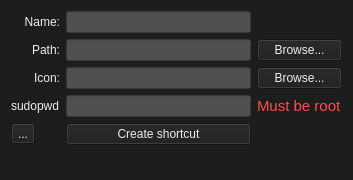
<?xml version="1.0" encoding="UTF-8"?>
<ui version="4.0">
 <class>MainWindow</class>
 <widget class="QMainWindow" name="MainWindow">
  <property name="geometry">
   <rect>
    <x>0</x>
    <y>0</y>
    <width>353</width>
    <height>180</height>
   </rect>
  </property>
  <property name="windowTitle">
   <string>Shortcut</string>
  </property>
  <property name="styleSheet">
   <string notr="true">background-color: rgb(29, 29, 29);
selection-color: rgb(238, 238, 238);
color: rgb(238, 238, 238);
selection-background-color: rgb(255, 146, 12);
font: 11pt &quot;Ubuntu Mono&quot;;</string>
  </property>
  <widget class="QWidget" name="centralWidget">
   <layout class="QVBoxLayout" name="verticalLayout">
    <item>
     <layout class="QGridLayout" name="gridLayout">
      <property name="sizeConstraint">
       <enum>QLayout::SetDefaultConstraint</enum>
      </property>
      <item row="2" column="2">
       <widget class="QPushButton" name="iconBrowseButton">
        <property name="text">
         <string>Browse...</string>
        </property>
       </widget>
      </item>
      <item row="1" column="2">
       <widget class="QPushButton" name="pathBrowseButton">
        <property name="text">
         <string>Browse...</string>
        </property>
       </widget>
      </item>
      <item row="1" column="1">
       <widget class="QLineEdit" name="pathLineEdit">
        <property name="styleSheet">
         <string notr="true">background-color: rgb(80, 80, 80);</string>
        </property>
        <property name="text">
         <string/>
        </property>
       </widget>
      </item>
      <item row="2" column="1">
       <widget class="QLineEdit" name="iconLineEdit">
        <property name="styleSheet">
         <string notr="true">background-color: rgb(80, 80, 80);</string>
        </property>
       </widget>
      </item>
      <item row="2" column="0">
       <widget class="QLabel" name="iconLabel">
        <property name="text">
         <string>Icon:</string>
        </property>
        <property name="alignment">
         <set>Qt::AlignRight|Qt::AlignTrailing|Qt::AlignVCenter</set>
        </property>
        <property name="buddy">
         <cstring>iconLineEdit</cstring>
        </property>
       </widget>
      </item>
      <item row="4" column="1">
       <widget class="QPushButton" name="createShortcutButton">
        <property name="text">
         <string>Create shortcut</string>
        </property>
       </widget>
      </item>
      <item row="0" column="0">
       <widget class="QLabel" name="nameLabel">
        <property name="sizePolicy">
         <sizepolicy hsizetype="Preferred" vsizetype="Preferred">
          <horstretch>0</horstretch>
          <verstretch>0</verstretch>
         </sizepolicy>
        </property>
        <property name="layoutDirection">
         <enum>Qt::LeftToRight</enum>
        </property>
        <property name="frameShape">
         <enum>QFrame::NoFrame</enum>
        </property>
        <property name="frameShadow">
         <enum>QFrame::Plain</enum>
        </property>
        <property name="text">
         <string>Name:</string>
        </property>
        <property name="alignment">
         <set>Qt::AlignRight|Qt::AlignTrailing|Qt::AlignVCenter</set>
        </property>
        <property name="buddy">
         <cstring>nameLineEdit</cstring>
        </property>
       </widget>
      </item>
      <item row="1" column="0">
       <widget class="QLabel" name="pathLabel">
        <property name="text">
         <string>Path:</string>
        </property>
        <property name="alignment">
         <set>Qt::AlignRight|Qt::AlignTrailing|Qt::AlignVCenter</set>
        </property>
        <property name="buddy">
         <cstring>pathLineEdit</cstring>
        </property>
       </widget>
      </item>
      <item row="3" column="0">
       <widget class="QLabel" name="sudopwdLabel">
        <property name="text">
         <string>sudopwd</string>
        </property>
       </widget>
      </item>
      <item row="0" column="1">
       <widget class="QLineEdit" name="nameLineEdit">
        <property name="styleSheet">
         <string notr="true">background-color: rgb(80, 80, 80);</string>
        </property>
        <property name="text">
         <string/>
        </property>
        <property name="echoMode">
         <enum>QLineEdit::Normal</enum>
        </property>
        <property name="cursorMoveStyle">
         <enum>Qt::LogicalMoveStyle</enum>
        </property>
       </widget>
      </item>
      <item row="4" column="0">
       <widget class="QToolButton" name="toolButton">
        <property name="text">
         <string>...</string>
        </property>
       </widget>
      </item>
      <item row="3" column="2">
       <widget class="QLabel" name="errorMessageLabel">
        <property name="styleSheet">
         <string notr="true">color: rgb(255, 76, 76);
font: 75 11pt &quot;Ubuntu Mono&quot;;</string>
        </property>
        <property name="text">
         <string>&lt;!DOCTYPE HTML PUBLIC &quot;-//W3C//DTD HTML 4.0//EN&quot; &quot;http://www.w3.org/TR/REC-html40/strict.dtd&quot;&gt;
&lt;html&gt;&lt;head&gt;&lt;meta name=&quot;qrichtext&quot; content=&quot;1&quot; /&gt;&lt;style type=&quot;text/css&quot;&gt;
p, li { white-space: pre-wrap; }
&lt;/style&gt;&lt;/head&gt;&lt;body style=&quot; font-family:'Ubuntu Mono'; font-size:11pt; font-weight:72; font-style:normal;&quot;&gt;
&lt;p style=&quot; margin-top:0px; margin-bottom:0px; margin-left:0px; margin-right:0px; -qt-block-indent:0; text-indent:0px;&quot;&gt;Must be root&lt;/p&gt;&lt;/body&gt;&lt;/html&gt;</string>
        </property>
       </widget>
      </item>
      <item row="3" column="1">
       <widget class="QLineEdit" name="sudopwdLineEdit">
        <property name="styleSheet">
         <string notr="true">background-color: rgb(80, 80, 80);</string>
        </property>
        <property name="echoMode">
         <enum>QLineEdit::Password</enum>
        </property>
        <property name="cursorMoveStyle">
         <enum>Qt::LogicalMoveStyle</enum>
        </property>
       </widget>
      </item>
     </layout>
    </item>
    <item>
     <widget class="ModelForm" name="modelWidget" native="true">
      <property name="sizePolicy">
       <sizepolicy hsizetype="Preferred" vsizetype="Preferred">
        <horstretch>0</horstretch>
        <verstretch>0</verstretch>
       </sizepolicy>
      </property>
     </widget>
    </item>
   </layout>
  </widget>
 </widget>
 <layoutdefault spacing="6" margin="11"/>
 <customwidgets>
  <customwidget>
   <class>ModelForm</class>
   <extends>QWidget</extends>
   <header>modelform.h</header>
   <container>1</container>
   <slots>
    <slot>setName(QString)</slot>
    <slot>setAppPath(QString)</slot>
    <slot>setIconPath(QString)</slot>
    <slot>createShortcut()</slot>
    <slot>setSudopwd(QString)</slot>
   </slots>
  </customwidget>
 </customwidgets>
 <tabstops>
  <tabstop>nameLineEdit</tabstop>
  <tabstop>pathLineEdit</tabstop>
  <tabstop>pathBrowseButton</tabstop>
  <tabstop>iconLineEdit</tabstop>
  <tabstop>iconBrowseButton</tabstop>
  <tabstop>sudopwdLineEdit</tabstop>
  <tabstop>createShortcutButton</tabstop>
 </tabstops>
 <resources/>
 <connections>
  <connection>
   <sender>nameLineEdit</sender>
   <signal>textChanged(QString)</signal>
   <receiver>modelWidget</receiver>
   <slot>setName(QString)</slot>
   <hints>
    <hint type="sourcelabel">
     <x>232</x>
     <y>21</y>
    </hint>
    <hint type="destinationlabel">
     <x>241</x>
     <y>150</y>
    </hint>
   </hints>
  </connection>
  <connection>
   <sender>pathLineEdit</sender>
   <signal>textChanged(QString)</signal>
   <receiver>modelWidget</receiver>
   <slot>setAppPath(QString)</slot>
   <hints>
    <hint type="sourcelabel">
     <x>221</x>
     <y>50</y>
    </hint>
    <hint type="destinationlabel">
     <x>218</x>
     <y>153</y>
    </hint>
   </hints>
  </connection>
  <connection>
   <sender>iconLineEdit</sender>
   <signal>textChanged(QString)</signal>
   <receiver>modelWidget</receiver>
   <slot>setIconPath(QString)</slot>
   <hints>
    <hint type="sourcelabel">
     <x>183</x>
     <y>70</y>
    </hint>
    <hint type="destinationlabel">
     <x>197</x>
     <y>154</y>
    </hint>
   </hints>
  </connection>
  <connection>
   <sender>createShortcutButton</sender>
   <signal>clicked()</signal>
   <receiver>modelWidget</receiver>
   <slot>createShortcut()</slot>
   <hints>
    <hint type="sourcelabel">
     <x>135</x>
     <y>133</y>
    </hint>
    <hint type="destinationlabel">
     <x>140</x>
     <y>151</y>
    </hint>
   </hints>
  </connection>
  <connection>
   <sender>sudopwdLineEdit</sender>
   <signal>textChanged(QString)</signal>
   <receiver>modelWidget</receiver>
   <slot>setSudopwd(QString)</slot>
   <hints>
    <hint type="sourcelabel">
     <x>215</x>
     <y>105</y>
    </hint>
    <hint type="destinationlabel">
     <x>177</x>
     <y>154</y>
    </hint>
   </hints>
  </connection>
 </connections>
</ui>
